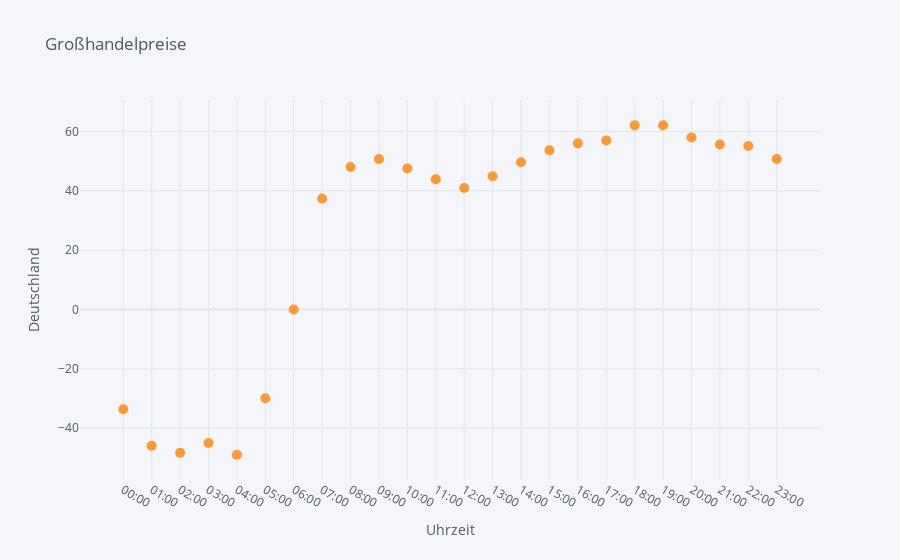

Notebook code for this chart:
### Code cell
data.iplot(kind='scatter',x='Uhrzeit',y='Deutschland/Luxemburg(Euro/MWh)',mode='markers',text='Datum',size=10,xTitle='Uhrzeit',yTitle='Deutschland',title='Großhandelpreise')

### Figure 1 — Plotly figure (JSON) as saved in the notebook; plotly's stock layout.template omitted (floating-point values rounded to 4 significant figures)
{"data": [{"line": {"color": "rgba(255, 153, 51, 1.0)", "dash": "solid", "shape": "linear", "width": 1.3}, "marker": {"size": 10, "symbol": "circle"}, "mode": "markers", "name": "Deutschland/Luxemburg(Euro/MWh)", "text": ["02.01.2019", "02.01.2019", "02.01.2019", "02.01.2019", "02.01.2019", "02.01.2019", "02.01.2019", "02.01.2019", "02.01.2019", "02.01.2019", "02.01.2019", "02.01.2019", "02.01.2019", "02.01.2019", "02.01.2019", "02.01.2019", "02.01.2019", "02.01.2019", "02.01.2019", "02.01.2019", "02.01.2019", "02.01.2019", "02.01.2019", "02.01.2019"], "type": "scatter", "x": ["00:00", "01:00", "02:00", "03:00", "04:00", "05:00", "06:00", "07:00", "08:00", "09:00", "10:00", "11:00", "12:00", "13:00", "14:00", "15:00", "16:00", "17:00", "18:00", "19:00", "20:00", "21:00", "22:00", "23:00"], "y": [-33.57, -45.92, -48.29, -44.99, -48.93, -29.91, -0.01, 37.43, 48.06, 50.74, 47.57, 43.94, 40.97, 44.95, 49.64, 53.67, 56.01, 56.95, 62.08, 62.11, 57.99, 55.64, 55.13, 50.76]}], "layout": {"legend": {"bgcolor": "#F5F6F9", "font": {"color": "#4D5663"}}, "paper_bgcolor": "#F5F6F9", "plot_bgcolor": "#F5F6F9", "title": {"font": {"color": "#4D5663"}, "text": "Großhandelpreise"}, "xaxis": {"gridcolor": "#E1E5ED", "showgrid": true, "tickfont": {"color": "#4D5663"}, "title": {"font": {"color": "#4D5663"}, "text": "Uhrzeit"}, "zerolinecolor": "#E1E5ED"}, "yaxis": {"gridcolor": "#E1E5ED", "showgrid": true, "tickfont": {"color": "#4D5663"}, "title": {"font": {"color": "#4D5663"}, "text": "Deutschland"}, "zerolinecolor": "#E1E5ED"}}}
